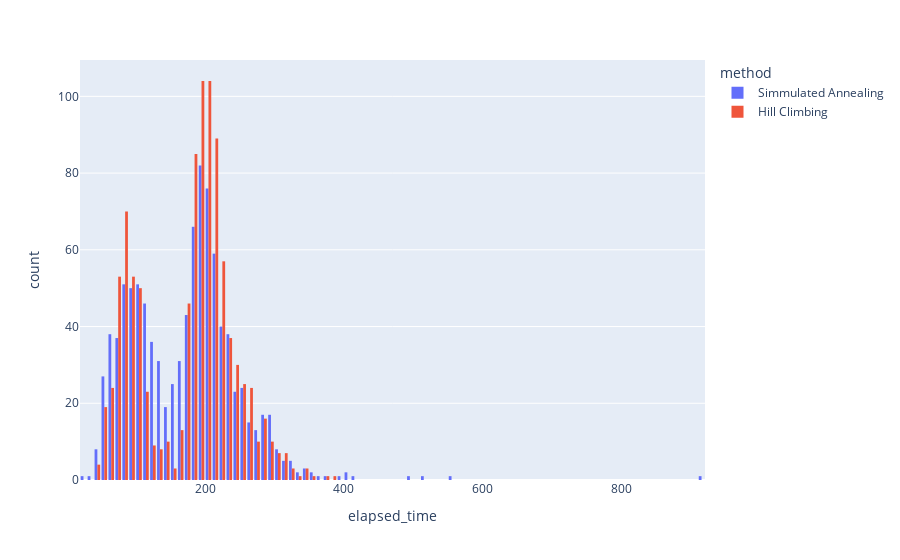

Here is the notebook cell this chart was saved with:
### Code cell
fig = px.histogram(df_stats, x='elapsed_time', nbins=100, histfunc='count', color='method', barmode='group')
fig.show()

### Figure 1 — Plotly figure (JSON) as saved in the notebook; plotly's stock layout.template omitted (floating-point values rounded to 4 significant figures; data arrays with more than 128 entries replaced by an {"elided": "..."} marker saying what was removed)
{"data": [{"alignmentgroup": "True", "bingroup": "x", "histfunc": "count", "hovertemplate": "method=Simmulated Annealing<br>elapsed_time=%{x}<br>count=%{y}<extra></extra>", "legendgroup": "Simmulated Annealing", "marker": {"color": "#636efa", "pattern": {"shape": ""}}, "name": "Simmulated Annealing", "nbinsx": 100, "offsetgroup": "Simmulated Annealing", "orientation": "v", "showlegend": true, "type": "histogram", "x": {"elided": "1000 float values"}, "xaxis": "x", "yaxis": "y"}, {"alignmentgroup": "True", "bingroup": "x", "histfunc": "count", "hovertemplate": "method=Hill Climbing<br>elapsed_time=%{x}<br>count=%{y}<extra></extra>", "legendgroup": "Hill Climbing", "marker": {"color": "#EF553B", "pattern": {"shape": ""}}, "name": "Hill Climbing", "nbinsx": 100, "offsetgroup": "Hill Climbing", "orientation": "v", "showlegend": true, "type": "histogram", "x": {"elided": "1000 float values"}, "xaxis": "x", "yaxis": "y"}], "layout": {"barmode": "group", "legend": {"title": {"text": "method"}, "tracegroupgap": 0}, "margin": {"t": 60}, "xaxis": {"anchor": "y", "domain": [0, 1], "title": {"text": "elapsed_time"}}, "yaxis": {"anchor": "x", "domain": [0, 1], "title": {"text": "count"}}}}
